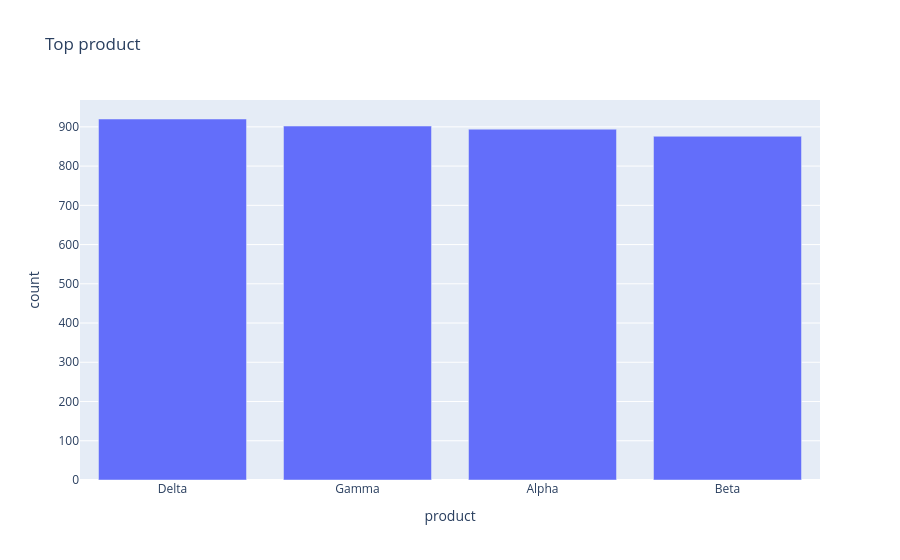

The cell this chart's notebook holds for it:
### Code cell
goal = "Show revenue trends over time and identify growth drivers."
result = InsightForgeAgent(llm).run(goal, catalog, memory)

print(json.dumps(result.plan.model_dump(mode="json"), indent=2))
for artifact in result.artifacts:
    if isinstance(artifact, TableArtifact):
        display(Markdown(f"### {artifact.name}"))
        display(pd.DataFrame(artifact.rows))
    elif isinstance(artifact, PlotArtifact):
        pio.show(go.Figure(artifact.figure))

display(Markdown(result.summary))

### Figure 1 — Plotly figure (JSON) as saved in the notebook; plotly's stock layout.template omitted (floating-point values rounded to 4 significant figures)
{"data": [{"hovertemplate": "product=%{x}<br>count=%{y}<extra></extra>", "legendgroup": "", "marker": {"color": "#636efa", "pattern": {"shape": ""}}, "name": "", "orientation": "v", "showlegend": false, "textposition": "auto", "type": "bar", "x": ["Delta", "Gamma", "Alpha", "Beta"], "xaxis": "x", "y": [920, 902, 894, 876], "yaxis": "y"}], "layout": {"barmode": "relative", "legend": {"tracegroupgap": 0}, "title": {"text": "Top product"}, "xaxis": {"anchor": "y", "domain": [0.0, 1.0], "title": {"text": "product"}}, "yaxis": {"anchor": "x", "domain": [0.0, 1.0], "title": {"text": "count"}}}}
